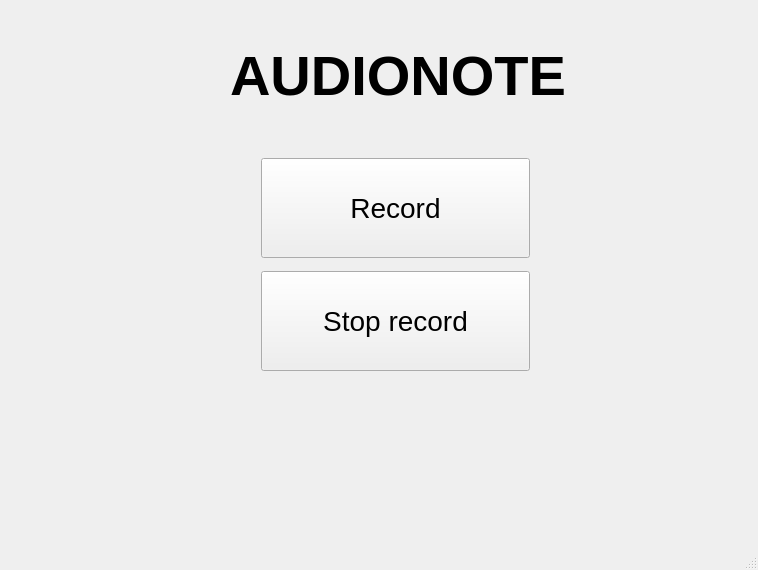
<?xml version="1.0" encoding="UTF-8"?>
<ui version="4.0">
 <class>MainWindow</class>
 <widget class="QMainWindow" name="MainWindow">
  <property name="windowModality">
   <enum>Qt::NonModal</enum>
  </property>
  <property name="geometry">
   <rect>
    <x>0</x>
    <y>0</y>
    <width>758</width>
    <height>570</height>
   </rect>
  </property>
  <property name="minimumSize">
   <size>
    <width>758</width>
    <height>570</height>
   </size>
  </property>
  <property name="maximumSize">
   <size>
    <width>758</width>
    <height>570</height>
   </size>
  </property>
  <property name="windowTitle">
   <string>AudioNote</string>
  </property>
  <widget class="QWidget" name="centralWidget">
   <widget class="QLabel" name="label">
    <property name="geometry">
     <rect>
      <x>230</x>
      <y>50</y>
      <width>341</width>
      <height>51</height>
     </rect>
    </property>
    <property name="font">
     <font>
      <pointsize>42</pointsize>
      <weight>75</weight>
      <bold>true</bold>
      <kerning>true</kerning>
     </font>
    </property>
    <property name="cursor">
     <cursorShape>IBeamCursor</cursorShape>
    </property>
    <property name="text">
     <string>AUDIONOTE</string>
    </property>
   </widget>
   <widget class="QWidget" name="gridLayoutWidget">
    <property name="geometry">
     <rect>
      <x>250</x>
      <y>140</y>
      <width>291</width>
      <height>251</height>
     </rect>
    </property>
    <layout class="QGridLayout" name="gridLayout">
     <property name="sizeConstraint">
      <enum>QLayout::SetDefaultConstraint</enum>
     </property>
     <item row="2" column="0">
      <widget class="QPushButton" name="pushButton_2">
       <property name="minimumSize">
        <size>
         <width>0</width>
         <height>100</height>
        </size>
       </property>
       <property name="font">
        <font>
         <pointsize>21</pointsize>
        </font>
       </property>
       <property name="cursor">
        <cursorShape>PointingHandCursor</cursorShape>
       </property>
       <property name="text">
        <string>Stop record</string>
       </property>
      </widget>
     </item>
     <item row="1" column="0">
      <widget class="QPushButton" name="pushButton">
       <property name="minimumSize">
        <size>
         <width>0</width>
         <height>100</height>
        </size>
       </property>
       <property name="sizeIncrement">
        <size>
         <width>0</width>
         <height>0</height>
        </size>
       </property>
       <property name="font">
        <font>
         <pointsize>21</pointsize>
        </font>
       </property>
       <property name="cursor">
        <cursorShape>PointingHandCursor</cursorShape>
       </property>
       <property name="text">
        <string>Record</string>
       </property>
       <property name="checkable">
        <bool>false</bool>
       </property>
       <property name="checked">
        <bool>false</bool>
       </property>
       <property name="autoDefault">
        <bool>false</bool>
       </property>
       <property name="default">
        <bool>false</bool>
       </property>
       <property name="flat">
        <bool>false</bool>
       </property>
      </widget>
     </item>
    </layout>
   </widget>
   <widget class="QLabel" name="label_2">
    <property name="geometry">
     <rect>
      <x>560</x>
      <y>160</y>
      <width>100</width>
      <height>100</height>
     </rect>
    </property>
    <property name="minimumSize">
     <size>
      <width>100</width>
      <height>100</height>
     </size>
    </property>
    <property name="maximumSize">
     <size>
      <width>100</width>
      <height>100</height>
     </size>
    </property>
    <property name="styleSheet">
     <string notr="true">image: url(:/images/green_mic.png);</string>
    </property>
    <property name="text">
     <string/>
    </property>
   </widget>
   <widget class="QLabel" name="label_3">
    <property name="geometry">
     <rect>
      <x>560</x>
      <y>280</y>
      <width>100</width>
      <height>100</height>
     </rect>
    </property>
    <property name="minimumSize">
     <size>
      <width>100</width>
      <height>100</height>
     </size>
    </property>
    <property name="maximumSize">
     <size>
      <width>100</width>
      <height>100</height>
     </size>
    </property>
    <property name="styleSheet">
     <string notr="true">image: url(:/images/red_mic.png);</string>
    </property>
    <property name="text">
     <string/>
    </property>
   </widget>
  </widget>
  <widget class="QStatusBar" name="statusBar"/>
 </widget>
 <layoutdefault spacing="6" margin="11"/>
 <resources/>
 <connections/>
</ui>
